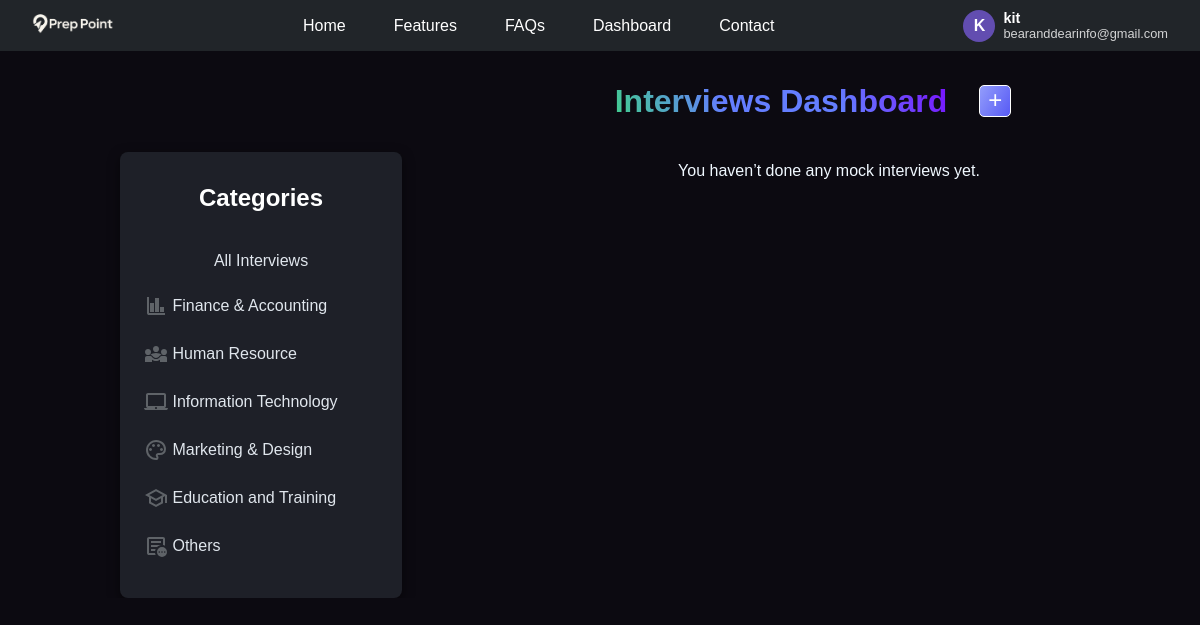
The page /interview/list/ (signed in) on the database as committed earlier.
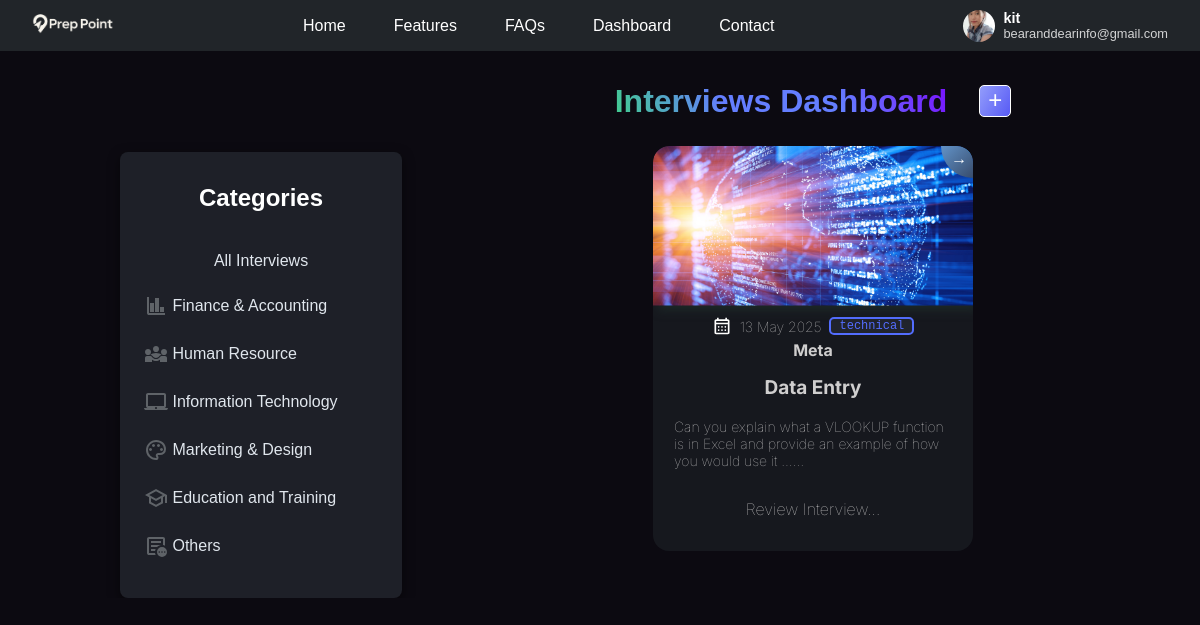
The same page on the database as committed later.
### accounts/models.py (models this page shows, shortened)
class Account(AbstractUser):
    email=models.EmailField("email address", unique=True, blank=False)
    USERNAME_FIELD="email"
    REQUIRED_FIELDS=[]

class UserProfile(models.Model):
    user=models.OneToOneField(settings.AUTH_USER_MODEL, on_delete=models.CASCADE, related_name="profile")
    address_line_1=models.CharField(max_length=150, blank=True)
    address_line_2=models.CharField(max_length=150, blank=True)
    city=models.CharField(max_length=30, blank=True)
    state=models.CharField(max_length=20, blank=True)
    country=models.CharField(max_length=50, blank=True)
    profile_picture=models.ImageField(upload_to="images/users", blank=True, null=True)
    zip_code=models.CharField(max_length=10, blank=True, null=True)

### interview/models.py (models this page shows, shortened)
class Category(models.Model):
    name=models.CharField(max_length=50)
    image = models.ImageField(
        upload_to='category_images/',
        default='category_images/default.png',
        blank=True
    )
    def __str__(self):
        return self.name

class Interview(models.Model):
    user=models.ForeignKey(settings.AUTH_USER_MODEL, on_delete=models.CASCADE, null=True, blank=True)
    wanted_role=models.CharField(max_length=200)
    company_name=models.CharField(max_length=200)
    category=models.ForeignKey(Category, null=True, blank=True, on_delete=models.SET_NULL)
    Question_CHOICES=[('technical','Technical'),('non-technical','Non-Technical')]
    question_type=models.CharField(max_length=50, choices=Question_CHOICES)
    technology=models.CharField(max_length=200)
    created_by=models.DateTimeField(auto_now_add=True)
    is_finished=models.BooleanField(default=False)

class InterviewConvo(models.Model):
    ROLE_CHOICES=[('system','System'),('assistant','Assistant'),('user','User')]
    interview=models.ForeignKey(Interview, on_delete=models.CASCADE, related_name="messages")
    role=models.CharField(max_length=20,choices=ROLE_CHOICES)
    content=models.TextField()
    timestamp=models.DateTimeField(auto_now_add=True)

### interview/views.py (the view)
# urls.py: path('list/', Interview_list_view.as_view(), name='interview_list'),
class Interview_list_view(LoginRequiredMixin, ListView):
    template_name="interview/interview_list.html"
    model=Interview
    context_object_name="interviews" #past interview
    def get_queryset(self):
        queryset=Interview.objects.filter(user=self.request.user).order_by("-created_by")
        cid = self.request.GET.get('category_id')
        if cid:
            queryset = queryset.filter(category_id=cid)
        return queryset
    def get_context_data(self, **kwargs):
        context = super().get_context_data(**kwargs)
        categories =list(Category.objects.all())
        for c in categories:
            c.icon_name=ICON_MAP.get(c.name,"icon-default")
        context['categories'] = categories
        context['selected_category'] = self.request.GET.get('category', 'All')
        context['setup_form'] = InterviewSetupForm()
        return context

### templates/interview/interview_list.html (shortened to what this page needs)
{% extends "base.html" %}
{%load static%}
{% block css %}
  <link rel="stylesheet" href="{% static 'css/interview.css' %}">
  <link rel="stylesheet" href="{% static 'css/card.css' %}">
{% endblock css %}
{% block content %}
<div class="dashboard">
<aside class="sidebar-container">
  {% include "interview/sidebar.html" %}
</aside>
<div class="content">
  <div class="interview-head">
    <h2>Interviews Dashboard</h2>
    <label for="modalToggle" class="compose">+</label>
  </div>
  <div class="interview-section">
    {% for interview in interviews %}
      <a class="interview-card" href="{% url 'interview_detail' interview.pk %}" >
        {% if interview.category and interview.category.image %}
          <img src="{{ interview.category.image.url }}" alt="{{ interview.category.name }}">
        {% else %}
          <img src="{% static 'img/category_images/default.jpg' %}" alt="Default Category">
        {% endif %}
        <span class="one-third">
          {{ interview.created_by|date:"j F Y" }}
           <label class="tag">{{ interview.question_type }}</label>
        </span>
        <h4 class="company">{{ interview.company_name }}</h4>
        <h3 class="role">{{ interview.wanted_role }}</h3>
        {% with first=interview.messages.all.1 %}
          {% if first %}
            <p class="preview">{{ first.content|truncatechars:100 }}…</p>
            <p class="review">Review Interview...</p>
          {% else %}
            <p class="preview">No conversation recorded.</p>
          {% endif %}
        {% endwith %}
        <div class="go-corner"><div class="go-arrow">→</div>
      </div>
      </a>
    {% empty %}
    <br>
    <br>
      <p>You haven’t done any mock interviews yet.</p>
    {% endfor %}
  </div>
</div>
</div>
{% endblock content %}

### templates/base.html (shortened to what this page needs)
{%load static%}
<!DOCTYPE html>
<html lang="en">
<head>
    <link rel="stylesheet" href="{% static 'css/home.css' %}">
    {%block css%}
    {%endblock%}
</head>
<body>
<header>
  <div class="nav-container">
    <div class="nav-left">
      <a href="{% url 'home' %}" class="logo">
        <img src="{% static 'img/prepoint.png' %}">
      </a>
    </div>
  <ul class="nav-menu">
    <li><a href="{% url 'home' %}">Home</a></li>
    <li><a href="{% url 'home' %}#features">Features</a></li>
    <li><a href="{% url 'home' %}#FAQs">FAQs</a></li>
    <li><a href="{% url 'interview_list' %}">Dashboard</a></li>
    <li><a href="{% url 'contact' %}">Contact</a></li>
  </ul>
  <div class="nav-right">
    {% if user.is_authenticated %}
    <div class="user-info">
      {%with profile=user.profile%}
        {% if profile and profile.profile_picture %}
          <img src="{{ profile.profile_picture.url }}" class="nav-avatar">
        {% else %}
          <div class="nav-avatar-default">
            {{ user.first_name|default:user.email|slice:":1"|upper }}
          </div>
        {% endif %}
      {%endwith%}
        <div class="user-text">
          <span class="user-name">{{ user.first_name }}</span>
          <span class="user-email">{{ user.email }}</span>
        </div>
    </div>
      {% else %}
        <a href="{% url 'signup' %}" class="btn signup-btn">Sign Up</a>
        <a href="{% url 'login' %}" class="btn login-btn">Log In</a>
      {% endif %}
    </div>
  </div>
</header>
  <div>
      {%block content%}{%endblock content%}
  </div>
</body>
</html>

### templates/interview/sidebar.html
{% load static %}
<div class="sidebar text-center">
  <h4>Categories</h4>
  <ul class="category-list">
    <li>
      <a href="{% url 'interview_list' %}"
         class="{% if not selected_category_id %}active{% endif %}">
        <button class="sidebar-button-center">All Interviews</button>
      </a>
    </li>
    {% for cat in categories %}
      <li>
        <a href="{% url 'interview_list' %}?category_id={{ cat.pk }}"
           class="{% if selected_category_id == cat.pk|stringformat:'s' %}active{% endif %}">
          <button class="sidebar-button">
            <img src="{% static 'icons/' %}{{ cat.icon_name }}.svg"
                 alt="{{ cat.name }} icon" class="category-icon"/>
                 &nbsp{{ cat.name }}
          </button>
        </a>
      </li>
    {% endfor %}
  </ul>
</div>

Rows that differ between the two databases and show on the page:
now on this page (row edited): UserProfile: profile_picture (picture)
changed Account "kit": first_name "K" → (not shown)
added Interview: category.image (picture), created_by "13 May 2025", question_type "technical", company_name "Meta", wanted_role "Data Entry", messages.all.1.content "Can you explain what a VLOOKUP function is in Excel and provide an example of how you would use it …"
Other text that changed with them:
text no longer shown: "You haven’t done any mock interviews yet."
